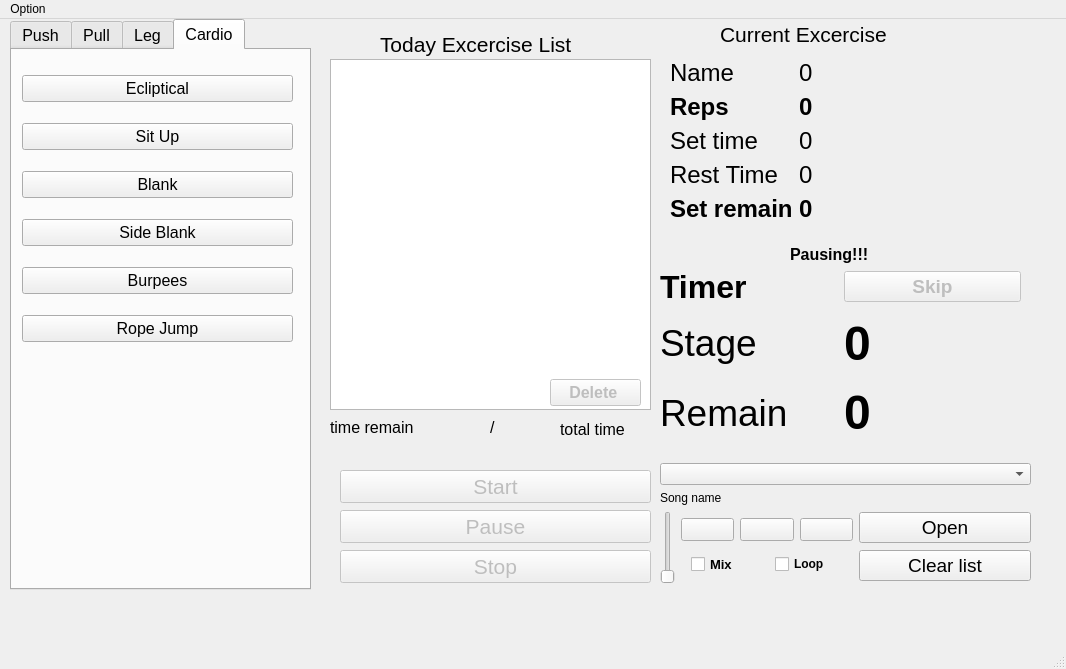
<?xml version="1.0" encoding="UTF-8"?>
<ui version="4.0">
 <class>MainWindow</class>
 <widget class="QMainWindow" name="MainWindow">
  <property name="enabled">
   <bool>true</bool>
  </property>
  <property name="geometry">
   <rect>
    <x>0</x>
    <y>0</y>
    <width>1066</width>
    <height>669</height>
   </rect>
  </property>
  <property name="maximumSize">
   <size>
    <width>1066</width>
    <height>669</height>
   </size>
  </property>
  <property name="windowTitle">
   <string>MainWindow</string>
  </property>
  <widget class="QWidget" name="centralwidget">
   <widget class="QTabWidget" name="tabWidget">
    <property name="geometry">
     <rect>
      <x>10</x>
      <y>0</y>
      <width>301</width>
      <height>571</height>
     </rect>
    </property>
    <property name="font">
     <font>
      <pointsize>12</pointsize>
     </font>
    </property>
    <property name="layoutDirection">
     <enum>Qt::LeftToRight</enum>
    </property>
    <property name="currentIndex">
     <number>3</number>
    </property>
    <widget class="QWidget" name="tab_push">
     <attribute name="title">
      <string>Push</string>
     </attribute>
     <widget class="QWidget" name="verticalLayoutWidget_3">
      <property name="geometry">
       <rect>
        <x>10</x>
        <y>10</y>
        <width>271</width>
        <height>331</height>
       </rect>
      </property>
      <layout class="QVBoxLayout" name="Push_list">
       <item>
        <widget class="QPushButton" name="pushButton_dip">
         <property name="font">
          <font>
           <pointsize>12</pointsize>
          </font>
         </property>
         <property name="text">
          <string>Dip</string>
         </property>
        </widget>
       </item>
       <item>
        <widget class="QPushButton" name="pushButton_bench_press">
         <property name="font">
          <font>
           <pointsize>12</pointsize>
          </font>
         </property>
         <property name="text">
          <string>Bench Press</string>
         </property>
        </widget>
       </item>
       <item>
        <widget class="QPushButton" name="pushButton_incline_bp">
         <property name="font">
          <font>
           <pointsize>12</pointsize>
          </font>
         </property>
         <property name="text">
          <string>Incline Bench Press</string>
         </property>
        </widget>
       </item>
       <item>
        <widget class="QPushButton" name="pushButton_ovh_db">
         <property name="font">
          <font>
           <pointsize>12</pointsize>
          </font>
         </property>
         <property name="text">
          <string>Over Head Dumbbell</string>
         </property>
        </widget>
       </item>
       <item>
        <widget class="QPushButton" name="pushButton_lateral_raise">
         <property name="font">
          <font>
           <pointsize>12</pointsize>
          </font>
         </property>
         <property name="text">
          <string>Lateral Raises</string>
         </property>
        </widget>
       </item>
       <item>
        <widget class="QPushButton" name="pushButton_fly_chest">
         <property name="font">
          <font>
           <pointsize>12</pointsize>
          </font>
         </property>
         <property name="text">
          <string>Flying Chest</string>
         </property>
        </widget>
       </item>
      </layout>
     </widget>
    </widget>
    <widget class="QWidget" name="tab_pull">
     <attribute name="title">
      <string>Pull</string>
     </attribute>
     <widget class="QWidget" name="verticalLayoutWidget_4">
      <property name="geometry">
       <rect>
        <x>10</x>
        <y>10</y>
        <width>271</width>
        <height>341</height>
       </rect>
      </property>
      <layout class="QVBoxLayout" name="pull_list">
       <item>
        <widget class="QPushButton" name="pushButton_pull_up">
         <property name="font">
          <font>
           <pointsize>12</pointsize>
          </font>
         </property>
         <property name="text">
          <string>Pull Up</string>
         </property>
        </widget>
       </item>
       <item>
        <widget class="QPushButton" name="pushButton_chin_up">
         <property name="font">
          <font>
           <pointsize>12</pointsize>
          </font>
         </property>
         <property name="text">
          <string>Chin Up</string>
         </property>
        </widget>
       </item>
       <item>
        <widget class="QPushButton" name="pushButton_db_row">
         <property name="font">
          <font>
           <pointsize>12</pointsize>
          </font>
         </property>
         <property name="text">
          <string>Dumbbell Row</string>
         </property>
        </widget>
       </item>
       <item>
        <widget class="QPushButton" name="pushButton_barbell_row">
         <property name="font">
          <font>
           <pointsize>12</pointsize>
          </font>
         </property>
         <property name="text">
          <string>Barbel Row</string>
         </property>
        </widget>
       </item>
       <item>
        <widget class="QPushButton" name="pushButton_db_curl">
         <property name="font">
          <font>
           <pointsize>12</pointsize>
          </font>
         </property>
         <property name="text">
          <string>Dumbbell Curl</string>
         </property>
        </widget>
       </item>
       <item>
        <widget class="QPushButton" name="pushButton_barbell_curl">
         <property name="font">
          <font>
           <pointsize>12</pointsize>
          </font>
         </property>
         <property name="text">
          <string>Barbell Curl</string>
         </property>
        </widget>
       </item>
       <item>
        <widget class="QPushButton" name="pushButton_harmer_curl">
         <property name="font">
          <font>
           <pointsize>12</pointsize>
          </font>
         </property>
         <property name="text">
          <string>Harmer Curl</string>
         </property>
        </widget>
       </item>
      </layout>
     </widget>
    </widget>
    <widget class="QWidget" name="tab_leg">
     <attribute name="title">
      <string>Leg</string>
     </attribute>
     <widget class="QWidget" name="verticalLayoutWidget_5">
      <property name="geometry">
       <rect>
        <x>10</x>
        <y>10</y>
        <width>273</width>
        <height>301</height>
       </rect>
      </property>
      <layout class="QVBoxLayout" name="leg_list">
       <item>
        <widget class="QPushButton" name="pushButton_db_spl_squat">
         <property name="font">
          <font>
           <pointsize>12</pointsize>
          </font>
         </property>
         <property name="text">
          <string>Dumbbell Split Squat</string>
         </property>
        </widget>
       </item>
       <item>
        <widget class="QPushButton" name="pushButton_db_roman_deadlift">
         <property name="font">
          <font>
           <pointsize>12</pointsize>
          </font>
         </property>
         <property name="text">
          <string>Dumbbel Roman Deadlift</string>
         </property>
        </widget>
       </item>
       <item>
        <widget class="QPushButton" name="pushButton_db_single_squat_bench">
         <property name="font">
          <font>
           <pointsize>12</pointsize>
          </font>
         </property>
         <property name="text">
          <string>Dumbbell Single Squat Bench</string>
         </property>
        </widget>
       </item>
       <item>
        <widget class="QPushButton" name="pushButton_db_front_squat">
         <property name="font">
          <font>
           <pointsize>12</pointsize>
          </font>
         </property>
         <property name="text">
          <string>Dumbell Font Squat</string>
         </property>
        </widget>
       </item>
       <item>
        <widget class="QPushButton" name="pushButton_db_goblet_squat">
         <property name="font">
          <font>
           <pointsize>12</pointsize>
          </font>
         </property>
         <property name="text">
          <string>Dumbbell Goblet Squat</string>
         </property>
        </widget>
       </item>
      </layout>
     </widget>
    </widget>
    <widget class="QWidget" name="tab_cardio">
     <attribute name="title">
      <string>Cardio</string>
     </attribute>
     <widget class="QWidget" name="verticalLayoutWidget_6">
      <property name="geometry">
       <rect>
        <x>10</x>
        <y>10</y>
        <width>271</width>
        <height>301</height>
       </rect>
      </property>
      <layout class="QVBoxLayout" name="cardio_list">
       <item>
        <widget class="QPushButton" name="pushButton_eliptical">
         <property name="font">
          <font>
           <pointsize>12</pointsize>
          </font>
         </property>
         <property name="text">
          <string>Ecliptical</string>
         </property>
        </widget>
       </item>
       <item>
        <widget class="QPushButton" name="pushButton_sit_up">
         <property name="font">
          <font>
           <pointsize>12</pointsize>
          </font>
         </property>
         <property name="text">
          <string>Sit Up</string>
         </property>
        </widget>
       </item>
       <item>
        <widget class="QPushButton" name="pushButton_blank">
         <property name="font">
          <font>
           <pointsize>12</pointsize>
          </font>
         </property>
         <property name="text">
          <string>Blank</string>
         </property>
        </widget>
       </item>
       <item>
        <widget class="QPushButton" name="pushButton_side_blank">
         <property name="font">
          <font>
           <pointsize>12</pointsize>
          </font>
         </property>
         <property name="text">
          <string>Side Blank</string>
         </property>
        </widget>
       </item>
       <item>
        <widget class="QPushButton" name="pushButton_burpees">
         <property name="font">
          <font>
           <pointsize>12</pointsize>
          </font>
         </property>
         <property name="text">
          <string>Burpees</string>
         </property>
        </widget>
       </item>
       <item>
        <widget class="QPushButton" name="pushButton_rope_jump">
         <property name="font">
          <font>
           <pointsize>12</pointsize>
          </font>
         </property>
         <property name="text">
          <string>Rope Jump</string>
         </property>
        </widget>
       </item>
      </layout>
     </widget>
    </widget>
   </widget>
   <widget class="QWidget" name="verticalLayoutWidget">
    <property name="geometry">
     <rect>
      <x>340</x>
      <y>450</y>
      <width>311</width>
      <height>115</height>
     </rect>
    </property>
    <layout class="QVBoxLayout" name="control_list">
     <item>
      <widget class="QPushButton" name="pushButton_start">
       <property name="enabled">
        <bool>false</bool>
       </property>
       <property name="font">
        <font>
         <pointsize>16</pointsize>
         <weight>50</weight>
         <bold>false</bold>
        </font>
       </property>
       <property name="text">
        <string>Start</string>
       </property>
      </widget>
     </item>
     <item>
      <widget class="QPushButton" name="pushButton_pause">
       <property name="enabled">
        <bool>false</bool>
       </property>
       <property name="font">
        <font>
         <pointsize>16</pointsize>
         <weight>50</weight>
         <bold>false</bold>
        </font>
       </property>
       <property name="text">
        <string>Pause</string>
       </property>
      </widget>
     </item>
     <item>
      <widget class="QPushButton" name="pushButton_stop">
       <property name="enabled">
        <bool>false</bool>
       </property>
       <property name="font">
        <font>
         <pointsize>16</pointsize>
         <weight>50</weight>
         <bold>false</bold>
        </font>
       </property>
       <property name="text">
        <string>Stop</string>
       </property>
      </widget>
     </item>
    </layout>
   </widget>
   <widget class="QListWidget" name="listWidget">
    <property name="geometry">
     <rect>
      <x>330</x>
      <y>40</y>
      <width>321</width>
      <height>351</height>
     </rect>
    </property>
    <property name="font">
     <font>
      <pointsize>16</pointsize>
     </font>
    </property>
   </widget>
   <widget class="QLabel" name="label_total_remain_time">
    <property name="geometry">
     <rect>
      <x>330</x>
      <y>400</y>
      <width>111</width>
      <height>16</height>
     </rect>
    </property>
    <property name="font">
     <font>
      <pointsize>12</pointsize>
     </font>
    </property>
    <property name="text">
     <string>time remain</string>
    </property>
   </widget>
   <widget class="QLabel" name="label_excercise_list">
    <property name="geometry">
     <rect>
      <x>380</x>
      <y>0</y>
      <width>281</width>
      <height>51</height>
     </rect>
    </property>
    <property name="font">
     <font>
      <pointsize>16</pointsize>
      <weight>50</weight>
      <bold>false</bold>
     </font>
    </property>
    <property name="text">
     <string>Today Excercise List</string>
    </property>
   </widget>
   <widget class="QLabel" name="label_total_time">
    <property name="geometry">
     <rect>
      <x>560</x>
      <y>400</y>
      <width>111</width>
      <height>20</height>
     </rect>
    </property>
    <property name="font">
     <font>
      <pointsize>12</pointsize>
     </font>
    </property>
    <property name="text">
     <string>total time</string>
    </property>
   </widget>
   <widget class="QPushButton" name="pushButton_delete">
    <property name="enabled">
     <bool>false</bool>
    </property>
    <property name="geometry">
     <rect>
      <x>550</x>
      <y>360</y>
      <width>91</width>
      <height>27</height>
     </rect>
    </property>
    <property name="font">
     <font>
      <pointsize>12</pointsize>
      <weight>75</weight>
      <bold>true</bold>
     </font>
    </property>
    <property name="text">
     <string>Delete </string>
    </property>
   </widget>
   <widget class="QWidget" name="formLayoutWidget">
    <property name="geometry">
     <rect>
      <x>670</x>
      <y>40</y>
      <width>291</width>
      <height>181</height>
     </rect>
    </property>
    <layout class="QFormLayout" name="formLayout">
     <item row="0" column="0">
      <widget class="QLabel" name="label">
       <property name="font">
        <font>
         <pointsize>18</pointsize>
        </font>
       </property>
       <property name="text">
        <string>Name</string>
       </property>
      </widget>
     </item>
     <item row="0" column="1">
      <widget class="QLabel" name="label_current_name">
       <property name="font">
        <font>
         <pointsize>18</pointsize>
        </font>
       </property>
       <property name="text">
        <string>0</string>
       </property>
      </widget>
     </item>
     <item row="1" column="0">
      <widget class="QLabel" name="label_current_rep_text">
       <property name="font">
        <font>
         <pointsize>18</pointsize>
         <weight>75</weight>
         <bold>true</bold>
        </font>
       </property>
       <property name="text">
        <string>Reps</string>
       </property>
      </widget>
     </item>
     <item row="1" column="1">
      <widget class="QLabel" name="label_current_rep">
       <property name="font">
        <font>
         <pointsize>18</pointsize>
         <weight>75</weight>
         <bold>true</bold>
        </font>
       </property>
       <property name="text">
        <string>0</string>
       </property>
      </widget>
     </item>
     <item row="2" column="0">
      <widget class="QLabel" name="label_7">
       <property name="font">
        <font>
         <pointsize>18</pointsize>
        </font>
       </property>
       <property name="text">
        <string>Set time</string>
       </property>
      </widget>
     </item>
     <item row="2" column="1">
      <widget class="QLabel" name="label_current_set_time">
       <property name="font">
        <font>
         <pointsize>18</pointsize>
        </font>
       </property>
       <property name="text">
        <string>0</string>
       </property>
      </widget>
     </item>
     <item row="3" column="0">
      <widget class="QLabel" name="label_current_rest_text">
       <property name="font">
        <font>
         <pointsize>18</pointsize>
        </font>
       </property>
       <property name="text">
        <string>Rest Time</string>
       </property>
      </widget>
     </item>
     <item row="3" column="1">
      <widget class="QLabel" name="label_current_rest_time">
       <property name="font">
        <font>
         <pointsize>18</pointsize>
        </font>
       </property>
       <property name="text">
        <string>0</string>
       </property>
      </widget>
     </item>
     <item row="4" column="0">
      <widget class="QLabel" name="label_set_remain_text">
       <property name="font">
        <font>
         <pointsize>18</pointsize>
         <weight>75</weight>
         <bold>true</bold>
        </font>
       </property>
       <property name="text">
        <string>Set remain</string>
       </property>
      </widget>
     </item>
     <item row="4" column="1">
      <widget class="QLabel" name="label_set_remain">
       <property name="font">
        <font>
         <pointsize>18</pointsize>
         <weight>75</weight>
         <bold>true</bold>
        </font>
       </property>
       <property name="text">
        <string>0</string>
       </property>
      </widget>
     </item>
    </layout>
   </widget>
   <widget class="QLabel" name="label_excercise_list_2">
    <property name="geometry">
     <rect>
      <x>720</x>
      <y>-20</y>
      <width>211</width>
      <height>71</height>
     </rect>
    </property>
    <property name="font">
     <font>
      <pointsize>16</pointsize>
      <weight>50</weight>
      <bold>false</bold>
     </font>
    </property>
    <property name="text">
     <string>Current Excercise</string>
    </property>
   </widget>
   <widget class="QLabel" name="label_slash">
    <property name="geometry">
     <rect>
      <x>490</x>
      <y>400</y>
      <width>21</width>
      <height>16</height>
     </rect>
    </property>
    <property name="font">
     <font>
      <pointsize>12</pointsize>
     </font>
    </property>
    <property name="text">
     <string>/</string>
    </property>
   </widget>
   <widget class="QLabel" name="label_pause">
    <property name="geometry">
     <rect>
      <x>790</x>
      <y>220</y>
      <width>121</width>
      <height>31</height>
     </rect>
    </property>
    <property name="font">
     <font>
      <pointsize>12</pointsize>
      <weight>75</weight>
      <bold>true</bold>
     </font>
    </property>
    <property name="text">
     <string>Pausing!!!</string>
    </property>
   </widget>
   <widget class="QWidget" name="layoutWidget">
    <property name="geometry">
     <rect>
      <x>660</x>
      <y>250</y>
      <width>361</width>
      <height>175</height>
     </rect>
    </property>
    <layout class="QVBoxLayout" name="verticalLayout_5">
     <item>
      <layout class="QHBoxLayout" name="horizontalLayout_5">
       <item>
        <widget class="QLabel" name="label_excercise_list_3">
         <property name="font">
          <font>
           <pointsize>24</pointsize>
           <weight>75</weight>
           <bold>true</bold>
           <stylestrategy>PreferDefault</stylestrategy>
          </font>
         </property>
         <property name="text">
          <string>Timer </string>
         </property>
        </widget>
       </item>
       <item>
        <widget class="QPushButton" name="pushButton_skip">
         <property name="enabled">
          <bool>false</bool>
         </property>
         <property name="font">
          <font>
           <pointsize>14</pointsize>
           <weight>75</weight>
           <bold>true</bold>
          </font>
         </property>
         <property name="text">
          <string>Skip</string>
         </property>
        </widget>
       </item>
      </layout>
     </item>
     <item>
      <layout class="QHBoxLayout" name="horizontalLayout">
       <item>
        <layout class="QVBoxLayout" name="verticalLayout">
         <property name="spacing">
          <number>6</number>
         </property>
         <item>
          <widget class="QLabel" name="label_11">
           <property name="font">
            <font>
             <pointsize>28</pointsize>
            </font>
           </property>
           <property name="text">
            <string>Stage</string>
           </property>
          </widget>
         </item>
         <item>
          <widget class="QLabel" name="label_13">
           <property name="font">
            <font>
             <pointsize>28</pointsize>
            </font>
           </property>
           <property name="text">
            <string>Remain</string>
           </property>
          </widget>
         </item>
        </layout>
       </item>
       <item>
        <layout class="QVBoxLayout" name="verticalLayout_2">
         <item>
          <widget class="QLabel" name="label_timer_stage">
           <property name="font">
            <font>
             <pointsize>36</pointsize>
             <weight>75</weight>
             <bold>true</bold>
            </font>
           </property>
           <property name="text">
            <string>0</string>
           </property>
          </widget>
         </item>
         <item>
          <widget class="QLabel" name="label_timer_remain">
           <property name="font">
            <font>
             <pointsize>36</pointsize>
             <weight>75</weight>
             <bold>true</bold>
            </font>
           </property>
           <property name="text">
            <string>0</string>
           </property>
          </widget>
         </item>
        </layout>
       </item>
      </layout>
     </item>
    </layout>
   </widget>
   <widget class="QWidget" name="layoutWidget">
    <property name="geometry">
     <rect>
      <x>660</x>
      <y>444</y>
      <width>371</width>
      <height>121</height>
     </rect>
    </property>
    <layout class="QVBoxLayout" name="verticalLayout_6">
     <item>
      <widget class="QComboBox" name="comboBox_dir_list"/>
     </item>
     <item>
      <widget class="QLabel" name="label_song_name">
       <property name="text">
        <string>Song name</string>
       </property>
       <property name="scaledContents">
        <bool>false</bool>
       </property>
      </widget>
     </item>
     <item>
      <layout class="QHBoxLayout" name="horizontalLayout_4">
       <item>
        <widget class="QSlider" name="verticalSlider_volume">
         <property name="orientation">
          <enum>Qt::Vertical</enum>
         </property>
        </widget>
       </item>
       <item>
        <layout class="QVBoxLayout" name="verticalLayout_3">
         <item>
          <layout class="QHBoxLayout" name="horizontalLayout_2">
           <item>
            <widget class="QPushButton" name="pushButton_music_back">
             <property name="font">
              <font>
               <pointsize>10</pointsize>
               <weight>75</weight>
               <bold>true</bold>
              </font>
             </property>
             <property name="text">
              <string/>
             </property>
            </widget>
           </item>
           <item>
            <widget class="QPushButton" name="pushButton_music">
             <property name="font">
              <font>
               <pointsize>10</pointsize>
               <weight>75</weight>
               <bold>true</bold>
              </font>
             </property>
             <property name="text">
              <string/>
             </property>
            </widget>
           </item>
           <item>
            <widget class="QPushButton" name="pushButton_music_next">
             <property name="font">
              <font>
               <pointsize>10</pointsize>
               <weight>75</weight>
               <bold>true</bold>
              </font>
             </property>
             <property name="text">
              <string/>
             </property>
            </widget>
           </item>
          </layout>
         </item>
         <item>
          <layout class="QHBoxLayout" name="horizontalLayout_3">
           <item>
            <spacer name="horizontalSpacer">
             <property name="orientation">
              <enum>Qt::Horizontal</enum>
             </property>
             <property name="sizeType">
              <enum>QSizePolicy::Preferred</enum>
             </property>
             <property name="sizeHint" stdset="0">
              <size>
               <width>10</width>
               <height>20</height>
              </size>
             </property>
            </spacer>
           </item>
           <item>
            <widget class="QCheckBox" name="checkBox_mix">
             <property name="font">
              <font>
               <pointsize>10</pointsize>
               <weight>75</weight>
               <bold>true</bold>
              </font>
             </property>
             <property name="text">
              <string>Mix</string>
             </property>
            </widget>
           </item>
           <item>
            <widget class="QCheckBox" name="checkBox_loop">
             <property name="font">
              <font>
               <weight>75</weight>
               <bold>true</bold>
              </font>
             </property>
             <property name="text">
              <string>Loop</string>
             </property>
            </widget>
           </item>
          </layout>
         </item>
        </layout>
       </item>
       <item>
        <layout class="QVBoxLayout" name="verticalLayout_4">
         <item>
          <widget class="QPushButton" name="pushButton_open_music">
           <property name="font">
            <font>
             <pointsize>14</pointsize>
            </font>
           </property>
           <property name="text">
            <string>Open</string>
           </property>
          </widget>
         </item>
         <item>
          <widget class="QPushButton" name="pushButton_clear_list">
           <property name="font">
            <font>
             <pointsize>14</pointsize>
            </font>
           </property>
           <property name="text">
            <string>Clear list</string>
           </property>
          </widget>
         </item>
        </layout>
       </item>
      </layout>
     </item>
    </layout>
   </widget>
  </widget>
  <widget class="QMenuBar" name="menubar">
   <property name="geometry">
    <rect>
     <x>0</x>
     <y>0</y>
     <width>1066</width>
     <height>20</height>
    </rect>
   </property>
   <widget class="QMenu" name="menuOption">
    <property name="title">
     <string>Option</string>
    </property>
    <addaction name="actionTraining_report"/>
    <addaction name="actionSetting_data_log_folder"/>
   </widget>
   <addaction name="menuOption"/>
  </widget>
  <widget class="QStatusBar" name="statusbar"/>
  <action name="actionTraining_report">
   <property name="text">
    <string>Training report</string>
   </property>
  </action>
  <action name="actionSetting_data_log_folder">
   <property name="text">
    <string>Setting data log folder</string>
   </property>
  </action>
 </widget>
 <resources/>
 <connections/>
</ui>
